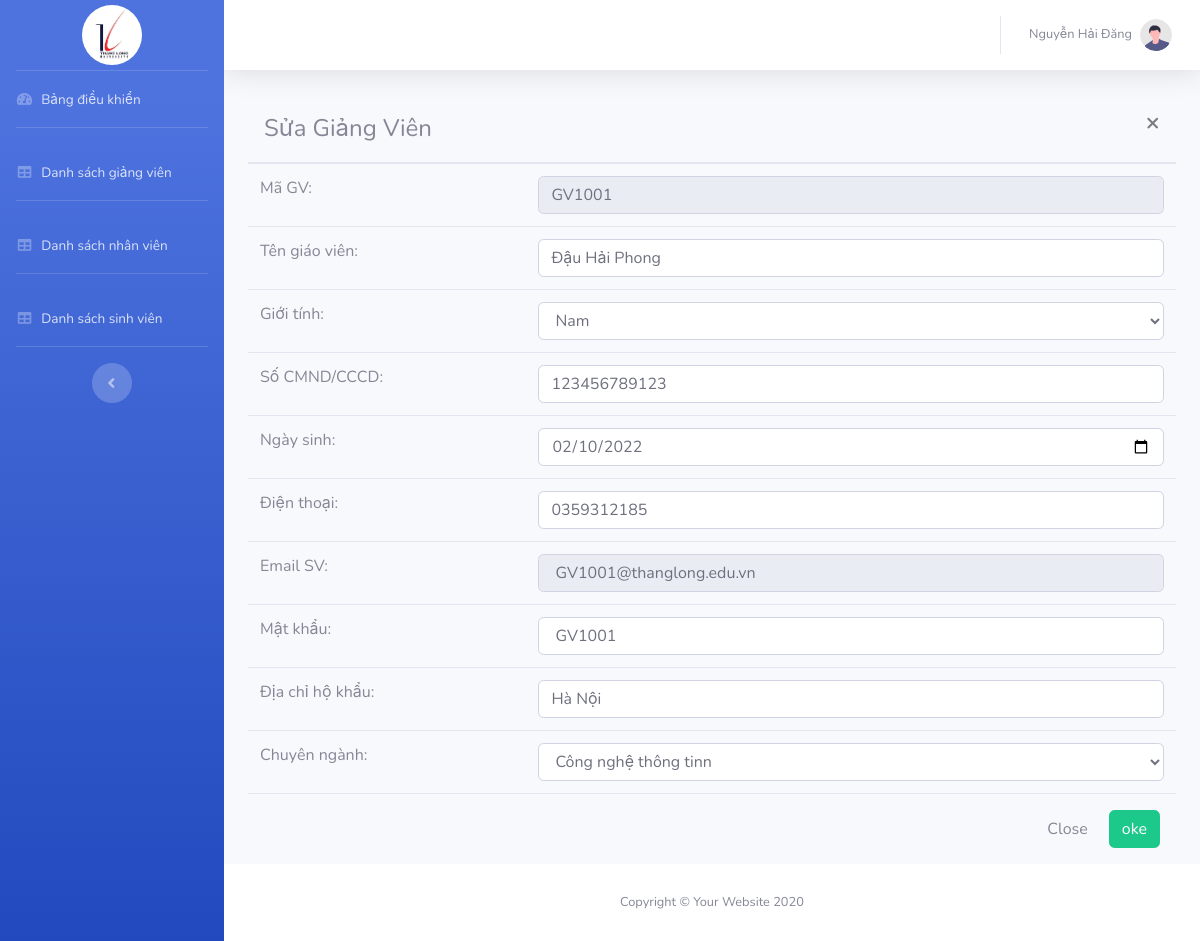
The app's page /index.php?controller=admin&action=suagiangvien&id=35 (signed in) with its own data.
### tables this page shows
CREATE TABLE `giangvien` (
  `id` int(11) NOT NULL,
  `magiangvien` varchar(6) NOT NULL,
  `hovaten` varchar(200) NOT NULL,
  `diachi` varchar(200) NOT NULL,
  `email` varchar(200) NOT NULL,
  `dienthoai` varchar(10) NOT NULL,
  `cmnd` varchar(12) NOT NULL,
  `ngaysinh` date NOT NULL,
  `image` varchar(200) NOT NULL,
  `role_id` int(11) NOT NULL DEFAULT 2,
  `gioitinh` varchar(500) NOT NULL DEFAULT 'nam',
  `password` varchar(50) NOT NULL,
  `chuyennganh` varchar(10) NOT NULL,
  `ChuNhiem` varchar(10) NOT NULL,
  `trangthai` tinyint(1) NOT NULL DEFAULT 1,
  `created_at` date NOT NULL,
  `updated_at` date NOT NULL
);

### models/admin.php (called while the page is built, shortened)
<?php
class admin
{
    private $conn;
    private $result = null;
    public function __construct($conn)
    {
        $this->conn = $conn;
    }
    public function execute($sql)
    {
        $this->result = $this->conn->query($sql);
        return $this->result;
    }
    public function dem()
    {
        if ($this->result) {
            $num = mysqli_num_rows($this->result);
        } else {
            $num = 0;
        }
        return $num;
    }
    public function getAllData($table)
    {
        $sql = "select * from $table";
        return $this->execute($sql);
    }
    public function editgiangvienid($id)
    {
        $sql = "select * from giangvien where `id`='$id' ";
        $data = $this->execute($sql);
        if ($this->dem() != 0) {
            $data = mysqli_fetch_array($this->result);
        } else {
            $data = [];
        }
        return $data;
    }
}

### view/admin/suagiangvien.php (the view, shortened to what this page needs)
 <link href="vendor/fontawesome-free/css/all.min.css" rel="stylesheet" type="text/css">
    <link href="css/sb-admin-2.min.css" rel="stylesheet">
    <link href="vendor/datatables/dataTables.bootstrap4.min.css" rel="stylesheet">
<div id="wrapper">
    <?php require_once("./view/admin/headeradminLeft.php"); ?>
    <div id="content-wrapper" class="d-flex flex-column">
        <div id="content">
            <?php require_once("./view/admin/headeradminTop.php"); ?>
            <div class="container-fluid">
                <div class="modal-header">
                    <h4 class="modal-title">Sửa Giảng Viên</h4>
                    <a href="?controller=admin&action=danhsachsinhvien" type="button" class="close">&times;</a>
                </div>
                <form  method="POST">
                <table width="100%">
                        <tbody class="table">
                            <tr>
                                <td class="modal-td" width="30%">Mã GV:</td>
                                <td class="modal-td"><input type="text" id="magiangvien" name="magiangvien" class="form-control" value="<?= $gvid['magiangvien'] ?>" readonly></td>
                            </tr>
                            <tr>
                                <td class="modal-td" width="30%">Tên giáo viên:</td>
                                <td class="modal-td"><input type="text" id="hovaten" name="hovaten" value="<?= $gvid['hovaten'] ?>" class="form-control"></td>
                            </tr>
                            <tr>
                                <td class="modal-td" width="30%">Giới tính:</td>
                                <td class="modal-td">
                                <select class="form-control" id="gioitinh" name="gioitinh">
                                    <option value="Nam" <?php if ($gvid['gioitinh'] == 'Nam') {
                                                            echo ' selected';
                                                        } ?>>Nam</option>
                                </select>
                                </td>
                            </tr>
                            <tr>
                                <td class="modal-td" width="30%">Số CMND/CCCD:</td>
                                <td class="modal-td"><input type="text" class="form-control" name="CMND"  value="<?= $gvid['cmnd'] ?>" id="CMND"></td>
                            </tr>
                            <tr>
                                <td class="modal-td" width="30%">Ngày sinh:</td>
                                <td class="modal-td">
                                    <input class="form-control" id="ngaysinh"  value="<?= date($gvid['ngaysinh']) ?>" name="ngaysinh" type="date" />
                                </td>
                            </tr>
                            <tr>
                                <td class="modal-td">Điện thoại:</td>
                                <td class="modal-td"><input type="text" id="phone"  value="<?= $gvid['dienthoai'] ?>" name="phone" class="form-control"></td>
                            </tr>
                            <tr>
                                <td class="modal-td">Email SV:</td>
                                <td class="modal-td"><input type="text" class="form-control" value=" <?= $gvid['magiangvien'] ?>@thanglong.edu.vn" name="email" id="email" readonly></td>
                            </tr>
                            <tr>
                                <td class="modal-td">Mật khẩu:</td>
                                <td class="modal-td"><input type="text" class="form-control" value=" <?= $gvid['password'] ?>" name="password" id="password"></td>
                            </tr>
                            <tr>
                                <td class="modal-td">Địa chỉ hộ khẩu:</td>
                                <td class="modal-td">
                                    <input type="text" class="form-control" value="<?= $gvid['diachi'] ?>"  name="diachi" id="diachi">
                                </td>
                            </tr>
                            <tr>
                                <td class="modal-td" width="30%">Chuyên ngành:</td>
                                <td class="modal-td">
                                <select class="form-control" id="chuyennganh" name="chuyennganh">
                                        <?php foreach ($listChuyenNganh as $infoCN) {
                                            if ($gvid['chuyennganh'] == $infoCN['machuyennganh'])
                                                echo '<option value="' . $infoCN['machuyennganh'] . '" selected>' . $infoCN['tenchuyennganh'] . '</option>';
                                            else
                                                echo '<option value="' . $infoCN['machuyennganh'] . '">' . $infoCN['tenchuyennganh'] . '</option>';
                                        }
                                        ?>
                                    </select>
                                </td>
                            </tr>
                        </tbody>
                    </table>
                    <div class="modal-footer">
                        <a href="?controller=admin&action=danhsachgiangvien" type="button" class="btn btn-default">Close</a>
                        <input type="submit" class="btn btn-success" name="suagiangvien" value="oke">
                    </div>
                </form>
            </div>
        </div>
        <?php require_once("./view/admin/footeradmin.php"); ?>
    </div>
</div>

### records on screen
giangvien: magiangvien "GV1001", hovaten "Đậu Hải Phong", gioitinh "Nam", CMND "123456789123", ngaysinh "02/10/2022", phone "0359312185", email "GV1001@thanglong.edu.vn", password "GV1001", diachi "Hà Nội"

### other values on screen
$_SESSION['name'] "Nguyễn Hải Đăng"
form field chuyennganh "Công nghệ thông tinn"
